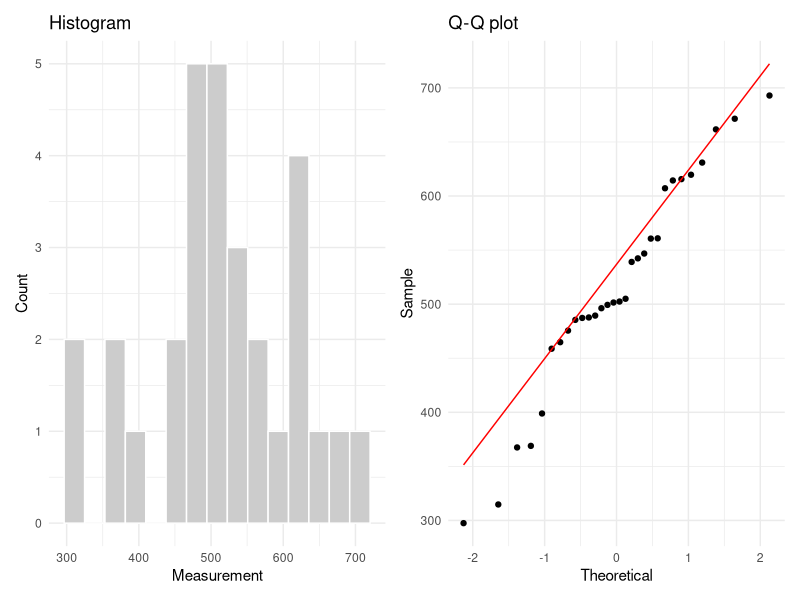
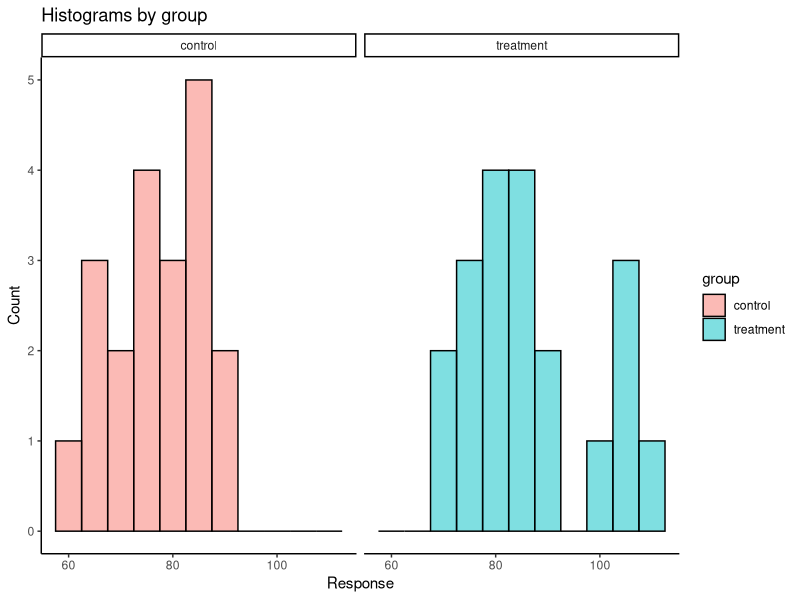
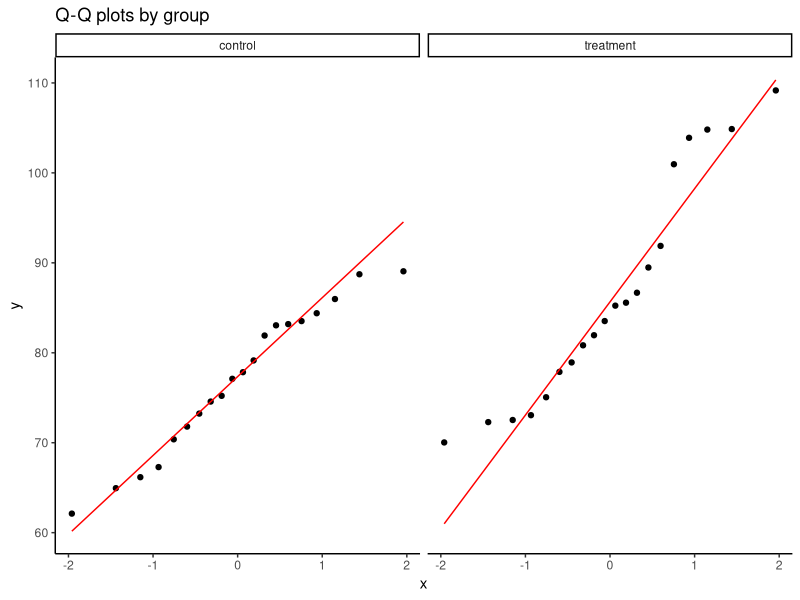
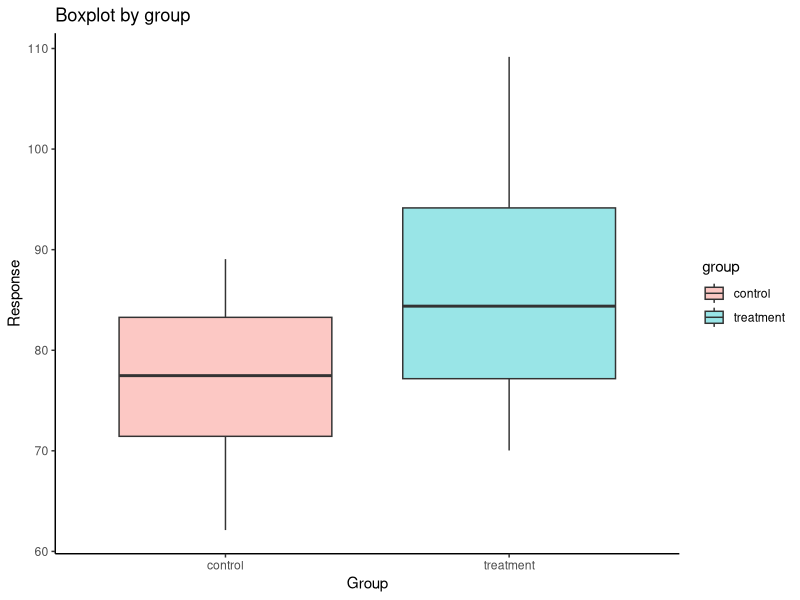
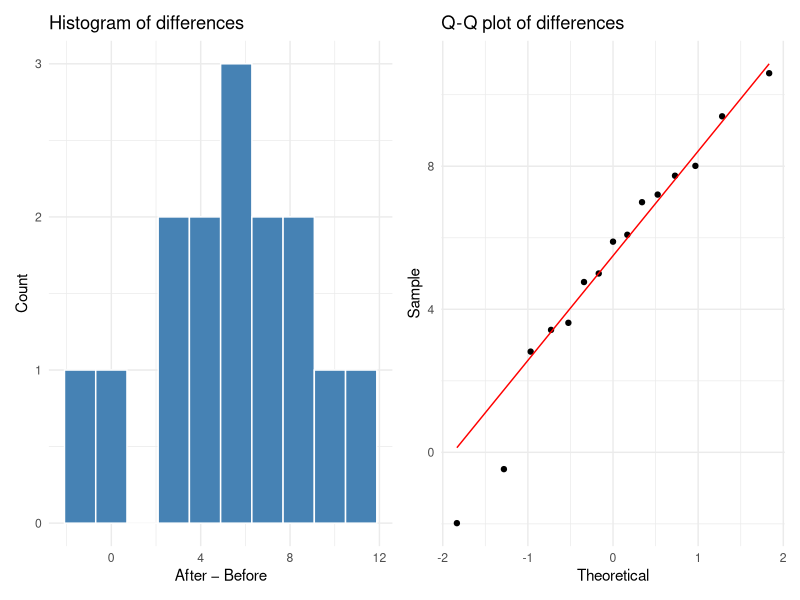

Source code (R) for these figures, in order:
# =============================================================================
# Hypothesis Testing Templates — ENVX1002
# =============================================================================
# Each section follows the HATPC framework:
#   H — Hypotheses       (state H0 and H1)
#   A — Assumptions      (check before running the test)
#   T — Test statistic   (run the test in R)
#   P — P-value          (read the output)
#   C — Conclusion       (statistical + scientific conclusion)
#
# Plotting uses ggplot2 (loaded once below) unless noted as "base R".
# Replace the example data / variable names with your own dataset.
# =============================================================================

library(ggplot2)   # for all visualisations (ggplot2)
library(patchwork) # for combining ggplot2 panels side-by-side
library(e1071)     # for skewness() and kurtosis() in Assumptions checks
# library(car)    # for leveneTest() — loaded in Section 2; install if needed


# =============================================================================
# 1. ONE-SAMPLE t-TEST
# =============================================================================
# Use when: comparing the mean of a single sample to a known/hypothesised value.
# Example question: "Is the mean TN concentration different from 500 µg/L?"
# =============================================================================

# --- Example data ------------------------------------------------------------
# Replace with your own numeric vector.
set.seed(42)
x <- rnorm(30, mean = 510, sd = 80)   # single sample of continuous measurements
mu0 <- 500                            # hypothesised population mean

# --- H: Hypotheses -----------------------------------------------------------
# Two-tailed (default — use unless you have a directional hypothesis):
#   H0: mu = mu0
#   H1: mu ≠ mu0
#
# One-tailed (greater):
#   H0: mu ≤ mu0
#   H1: mu  > mu0
#
# One-tailed (less):
#   H0: mu ≥ mu0
#   H1: mu  < mu0

# --- A: Assumptions ----------------------------------------------------------
# Assumption: the sample is approximately normally distributed.
# Check with a histogram and Q-Q plot (ggplot2).

df1 <- data.frame(x = x)

p_hist <- ggplot(df1, aes(x)) +
  geom_histogram(fill = "grey80", colour = "white", bins = 15) +
  labs(title = "Histogram", x = "Measurement", y = "Count") +
  theme_minimal()

p_qq <- ggplot(df1, aes(sample = x)) +
  stat_qq() +
  stat_qq_line(colour = "red") +
  labs(title = "Q-Q plot", x = "Theoretical", y = "Sample") +
  theme_minimal()

p_hist + p_qq   # display side-by-side (patchwork)

# Optional formal normality test (best for n < 50):
shapiro.test(x)
# If p > 0.05 → no strong evidence against normality → proceed with t-test.
# If p < 0.05 → consider a log/sqrt/reciprocal transformation, then recheck.

# Skewness and kurtosis (e1071)
# Skewness: values between -0.5 and 0.5 are considered acceptably symmetrical.
#   > 0.5 or < -0.5 → moderate skew; > 1 or < -1 → high skew → consider transform.
# Kurtosis: excess kurtosis (e1071 default). 0 = normal tails.
#   > 1 (leptokurtic, heavy tails / peaked) → investigate outliers.
#   < -1 (platykurtic, light tails / flat) → consider transform.
skewness(x)
kurtosis(x)

# --- T: Test statistic -------------------------------------------------------
# base R — t.test()
result_1samp <- t.test(
  x,
  mu          = mu0,
  alternative = "two.sided",  # or "greater" / "less"
  conf.level  = 0.95
)
result_1samp
# Key output: t-statistic, df (= n-1), p-value, 95% CI, sample mean.

# --- P: P-value --------------------------------------------------------------
result_1samp$p.value   # extract p-value
result_1samp$conf.int  # extract confidence interval

# --- C: Conclusion -----------------------------------------------------------
# Statistical conclusion:
#   If p < 0.05 → reject H0 (evidence that mean ≠ mu0)
#   If p ≥ 0.05 → fail to reject H0 (insufficient evidence of a difference)
#
# Template:
#   "The mean [variable] was [not] significantly different from [mu0]
#    (t_[df] = [t], p = [p]; 95% CI: [lower]–[upper])."
#
# Scientific conclusion: interpret in the context of your research question.


# =============================================================================
# 2. TWO-SAMPLE t-TEST  (independent groups)
# =============================================================================
# Use when: comparing the means of two independent groups.
# Example question: "Does Red Bull increase heart rate compared to a control?"
# =============================================================================

# --- Example data ------------------------------------------------------------
# Replace with your own data frame. Requires:
#   - one column of continuous measurements (response)
#   - one column of group labels (group)
set.seed(7)
df2 <- data.frame(
  group    = rep(c("treatment", "control"), each = 20),
  response = c(rnorm(20, mean = 82, sd = 10),
               rnorm(20, mean = 76, sd = 10))
)

# --- H: Hypotheses -----------------------------------------------------------
# Two-tailed:
#   H0: mu_treatment = mu_control
#   H1: mu_treatment ≠ mu_control

# --- A: Assumptions ----------------------------------------------------------
# 1. Normality within each group.
# 2. Homogeneity of variance (equal variances) — checked with Levene's test.

# Histogram per group (ggplot2)
ggplot(df2, aes(x = response, fill = group)) +
  geom_histogram(binwidth = 5, colour = "black", alpha = 0.5) +
  facet_wrap(~group) +
  labs(title = "Histograms by group", x = "Response", y = "Count") +
  theme_classic()

# Q-Q plot per group (ggplot2)
ggplot(df2, aes(sample = response)) +
  stat_qq() +
  stat_qq_line(colour = "red") +
  facet_wrap(~group) +
  labs(title = "Q-Q plots by group") +
  theme_classic()

# Boxplot — also useful for checking equal spread (ggplot2)
ggplot(df2, aes(x = group, y = response, fill = group)) +
  geom_boxplot(alpha = 0.4) +
  labs(title = "Boxplot by group", x = "Group", y = "Response") +
  theme_classic()

# Shapiro-Wilk test per group (base R)
shapiro.test(df2$response[df2$group == "treatment"])
shapiro.test(df2$response[df2$group == "control"])

# Skewness and kurtosis per group (e1071)
# Confirm symmetry within each group before relying on the t-test.
tapply(df2$response, df2$group, skewness)
tapply(df2$response, df2$group, kurtosis)
# Interpret as for Section 1: |skewness| < 0.5 and kurtosis near 0 → normal-like.

# Levene's test for equal variances (requires the car package)
# install.packages("car")   # uncomment if not installed
library(car)
leveneTest(response ~ group, data = df2)
# If p > 0.05 → variances are equal → use Student's t-test (var.equal = TRUE).
# If p < 0.05 → variances are unequal → use Welch's t-test (var.equal = FALSE,
#               which is also the default in R).

# --- T: Test statistic -------------------------------------------------------
# Student's t-test (equal variances assumed):
result_student <- t.test(response ~ group, data = df2,
                         var.equal  = TRUE,
                         alternative = "two.sided",
                         conf.level  = 0.95)
result_student

# Welch's t-test (unequal variances; R default):
result_welch <- t.test(response ~ group, data = df2,
                       var.equal  = FALSE,
                       alternative = "two.sided",
                       conf.level  = 0.95)
result_welch

# --- P: P-value --------------------------------------------------------------
result_student$p.value
result_student$conf.int

# --- C: Conclusion -----------------------------------------------------------
# Template:
#   "The mean [response] was [not] significantly different between the
#    [treatment] and [control] groups
#    (t_[df] = [t], p = [p]; 95% CI of difference: [lower]–[upper])."


# =============================================================================
# 3. PAIRED t-TEST
# =============================================================================
# Use when: two measurements are taken on the same subject (before/after,
#           matched pairs). The paired design accounts for individual variation.
# Example question: "Did heart rate increase after consuming Red Bull
#                    in the same students?"
# =============================================================================

# --- Example data ------------------------------------------------------------
# Replace with your own vectors. Each row must be the same subject.
set.seed(99)
n_pairs   <- 15
before    <- rnorm(n_pairs, mean = 70, sd = 8)
after     <- before + rnorm(n_pairs, mean = 5, sd = 4)  # slight increase
df3       <- data.frame(subject = 1:n_pairs, before, after)
df3$diff  <- df3$after - df3$before   # calculate pairwise differences

# --- H: Hypotheses -----------------------------------------------------------
# Two-tailed:
#   H0: mu_diff = 0   (no systematic change)
#   H1: mu_diff ≠ 0

# One-tailed (testing for an increase):
#   H0: mu_diff ≤ 0
#   H1: mu_diff  > 0

# --- A: Assumptions ----------------------------------------------------------
# Assumption: the DIFFERENCES between pairs are approximately normally
#             distributed (not the raw values individually).

p_diff_hist <- ggplot(df3, aes(x = diff)) +
  geom_histogram(fill = "steelblue", colour = "white", bins = 10) +
  labs(title = "Histogram of differences", x = "After − Before", y = "Count") +
  theme_minimal()

p_diff_qq <- ggplot(df3, aes(sample = diff)) +
  stat_qq() +
  stat_qq_line(colour = "red") +
  labs(title = "Q-Q plot of differences", x = "Theoretical", y = "Sample") +
  theme_minimal()

p_diff_hist + p_diff_qq

shapiro.test(df3$diff)   # formal normality test on the differences

# Skewness and kurtosis of the differences (e1071)
# For the paired t-test, normality of the *differences* is what matters.
skewness(df3$diff)
kurtosis(df3$diff)
# Interpret as for Section 1: |skewness| < 0.5 and kurtosis near 0 → normal-like.

# --- T: Test statistic -------------------------------------------------------
# Method 1 — one-sample t-test on the differences (base R):
result_paired_m1 <- t.test(df3$diff,
                            mu          = 0,
                            alternative = "two.sided",
                            conf.level  = 0.95)
result_paired_m1

# Method 2 — built-in paired argument (base R):
result_paired_m2 <- t.test(df3$after, df3$before,
                            paired      = TRUE,
                            alternative = "two.sided",
                            conf.level  = 0.95)
result_paired_m2   # identical results to Method 1

# --- P: P-value --------------------------------------------------------------
result_paired_m1$p.value
result_paired_m1$conf.int

# --- C: Conclusion -----------------------------------------------------------
# Template:
#   "The mean difference in [response] between [after] and [before] was
#    [not] significantly different from zero
#    (t_[df] = [t], p = [p]; 95% CI of difference: [lower]–[upper])."


# =============================================================================
# END OF TEMPLATES
# =============================================================================
